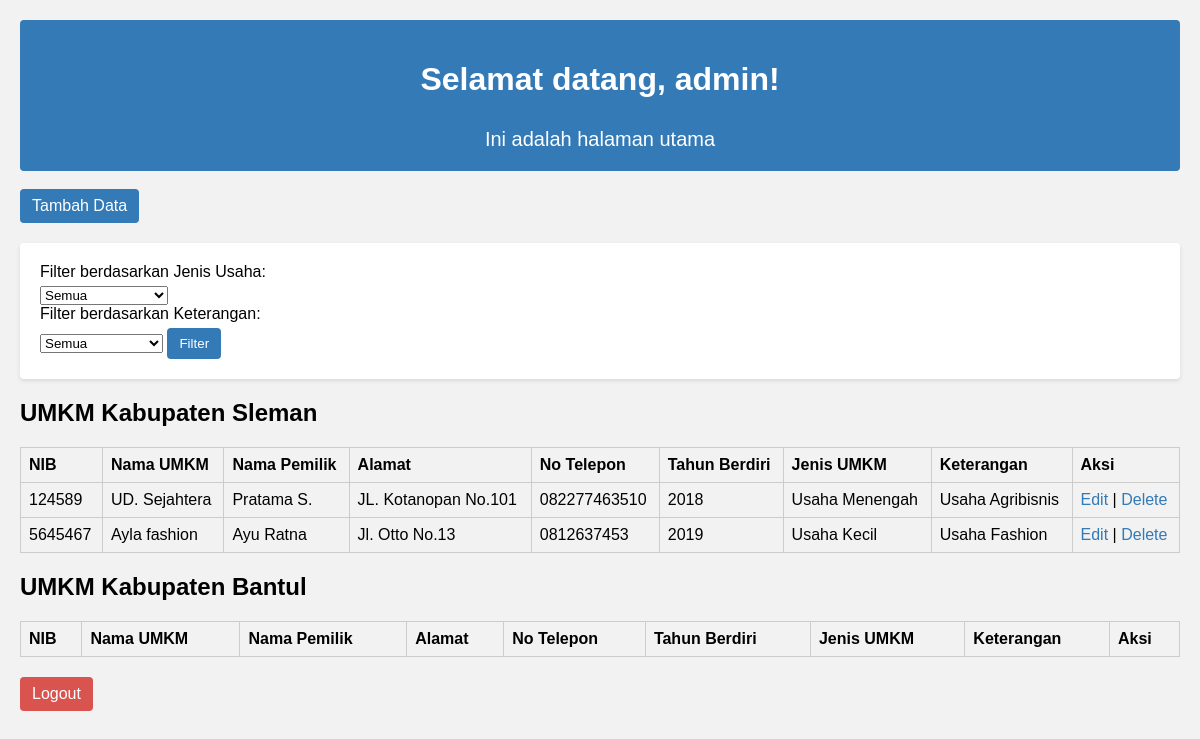
Page /index.php (signed in) on the committed database.
### tables this page shows
CREATE TABLE `umkm_sleman` (
  `nib` int(11) NOT NULL,
  `nama_umkm` varchar(100) DEFAULT NULL,
  `nama_pemilik` varchar(100) DEFAULT NULL,
  `alamat` varchar(200) DEFAULT NULL,
  `no_telepon` varchar(20) DEFAULT NULL,
  `tahun_berdiri` int(11) DEFAULT NULL,
  `jenis_umkm` varchar(50) DEFAULT NULL,
  `keterangan` varchar(50) DEFAULT NULL
);

### index.php (the view, shortened to what this page needs)
<?php
require_once 'config.php';
$column = isset($_GET['column']) ? $_GET['column'] : 'nib';
$direction = isset($_GET['direction']) ? $_GET['direction'] : 'asc';
$querySleman = "SELECT * FROM umkm_sleman";
$querySleman .= " ORDER BY $column $direction";
$stmtSleman = mysqli_prepare($conn, $querySleman);
mysqli_stmt_execute($stmtSleman);
$resultSleman = mysqli_stmt_get_result($stmtSleman);
?>
<!DOCTYPE html>
<html>
<head>
    <link rel="stylesheet" type="text/css" href="style.css">
</head>
<body>
    <div class="welcome-section">
        <h1>Selamat datang, <?php echo $_SESSION['username']; ?>!</h1>
        <p>Ini adalah halaman utama</p>
    </div>
    <div>
    <br><a href="add.php" class="btn btn-add">Tambah Data</a>
        <form method="GET" action="index.php" class="filter-form">
            <label for="jenis_usaha_sleman">Filter berdasarkan Jenis Usaha:</label>
            <select id="jenis_usaha_sleman" name="jenis_usaha">
                <option value="">Semua</option>
            </select>
            <label for="keterangan_sleman">Filter berdasarkan Keterangan:</label>
            <select id="keterangan_sleman" name="keterangan">
                <option value="">Semua</option>
            </select>
            <button type="submit" class="btn btn-filter">Filter</button>
        </form>
        <h2>UMKM Kabupaten Sleman</h2>
        <table>
            <tr>
                <th>NIB</th>
                <th>Nama UMKM</th>
                <th>Nama Pemilik</th>
                <th>Alamat</th>
                <th>No Telepon</th>
                <th>Tahun Berdiri</th>
                <th>Jenis UMKM</th>
                <th>Keterangan</th>
                <th>Aksi</th>
            </tr>
            <?php
            while ($row = mysqli_fetch_assoc($resultSleman)) {
                echo "<tr>";
                echo "<td>".$row['nib']."</td>";
                echo "<td>".$row['nama_umkm']."</td>";
                echo "<td>".$row['nama_pemilik']."</td>";
                echo "<td>".$row['alamat']."</td>";
                echo "<td>".$row['no_telepon']."</td>";
                echo "<td>".$row['tahun_berdiri']."</td>";
                echo "<td>".$row['jenis_umkm']."</td>";
                echo "<td>".$row['keterangan']."</td>";
                echo "<td><a href='edit.php?id=".$row['nib']."'>Edit</a> | <a href='delete.php?id=".$row['nib']."'>Delete</a></td>";
                echo "</tr>";
            }
            ?>
        </table>
    </div>
    <div>
        <h2>UMKM Kabupaten Bantul</h2>
        <table>
            <tr>
                <th>NIB</th>
                <th>Nama UMKM</th>
                <th>Nama Pemilik</th>
                <th>Alamat</th>
                <th>No Telepon</th>
                <th>Tahun Berdiri</th>
                <th>Jenis UMKM</th>
                <th>Keterangan</th>
                <th>Aksi</th>
            </tr>
        </table>
    </div>
    <div class="logout-section">
        <a href="index.php?logout=true" class="btn btn-logout">Logout</a>
    </div>
</body>
</html>

### style.css (style rules this page uses)
body { font-family: Arial, sans-serif; margin: 0; padding: 20px; background-color: #f2f2f2; }
h1 { margin-bottom: 20px; }
a { text-decoration: none; color: #337ab7; }
table { width: 100%; border-collapse: collapse; margin-bottom: 20px; }
table th, table td { border: 1px solid #ccc; padding: 8px; text-align: left; }
form { margin-top: 20px; background-color: #fff; padding: 20px; border-radius: 4px; box-shadow: 0 2px 4px rgba(0, 0, 0, 0.1); }
label { display: block; margin-bottom: 5px; }
.btn { display: inline-block; padding: 8px 12px; background-color: #337ab7; border: none; color: #fff; text-decoration: none; border-radius: 4px; cursor: pointer; }
.btn-logout { background-color: #d9534f; }
.welcome-section { background-color: #337ab7; color: #fff; padding: 20px; border-radius: 4px; text-align: center; display: flex; flex-direction: column; align-items: center; justify-content: center; }
.welcome-section h1 { font-size: 32px; margin-bottom: 10px; }
.welcome-section p { font-size: 20px; margin-bottom: 0; }

### rows in the picture
umkm_sleman: nib "124589", nama_umkm "UD. Sejahtera", nama_pemilik "Pratama S.", alamat "JL. Kotanopan No.101", no_telepon "082277463510", tahun_berdiri "2018", jenis_umkm "Usaha Menengah", keterangan "Usaha Agribisnis"
umkm_sleman: nib "5645467", nama_umkm "Ayla fashion", nama_pemilik "Ayu Ratna", alamat "Jl. Otto No.13", no_telepon "0812637453", tahun_berdiri "2019", jenis_umkm "Usaha Kecil", keterangan "Usaha Fashion"

### other values in the picture
$_SESSION['username'] "admin"
